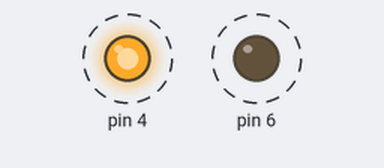
Bench run of a sketch on a simulated Arduino Uno, built with avr-gcc and run on an emulated ATmega328P. Shown: output pins drawn as LEDs (lit = HIGH). Dashed ring = blinking. What the sketch prints to the serial monitor is not drawn.

Above: at 0.5 s.
Timing chart, 0 to 4.6 s (numbered marks = the images above):
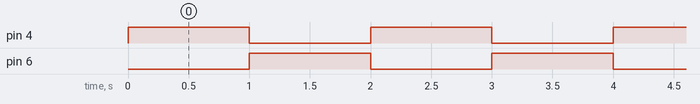

Measured:
- by itself, pin 4, pin 6: alternates HIGH for 1.0 s and LOW for 1.0 s

The sketch:

sketch_may31b.ino
```cpp
void setup() {
  Serial.begin(9600);
  DDRD = DDRD | 0x50;
}

void loop() {
  PORTD = PORTD | 0x10;
  PORTD = PORTD & 0x1BF;
  Serial.println("1 encendido, 2 apagado");
  delay(1000);
  PORTD = PORTD & 0x1EF;
  PORTD = PORTD | 0x40;
  Serial.println("1 apagado, 2 encendido");
  delay(1000);
}
```
